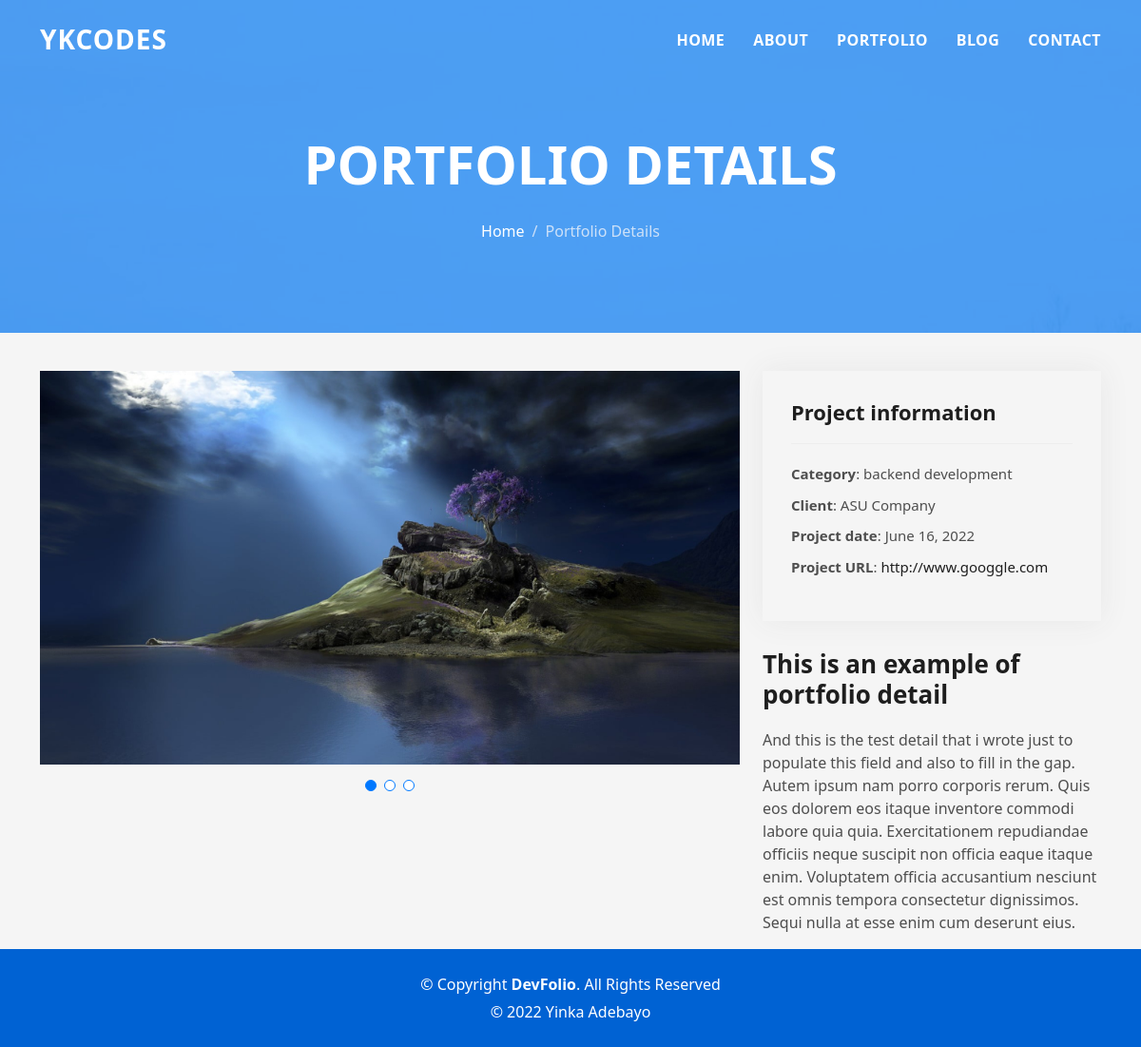
Page /portfolio/details/1/second portfolio on the committed database.
### portfolio/models.py (models this page shows, shortened)
class Project_info(models.Model):
    title = models.CharField(max_length=100)
    category = models.ForeignKey(Category, on_delete= models.CASCADE, related_name= 'projects')
    client = models.CharField(max_length= 50)
    project_url = models.URLField()
    project_date = models.DateField(auto_now_add= True)
    details = models.TextField()
    image1 = models.ImageField()
    image2 = models.ImageField()
    image3 = models.ImageField()

class Category(models.Model):
    name = models.CharField(max_length= 50)
    def __str__(self):
        return self.name

### portfolio/views.py (the view)
# urls.py: path('details/<id>/<title>', views.portfolio_details, name = 'portfoliodetails')
def portfolio_details(request, id, title):
    projects = get_object_or_404(Project_info, id=id, title=title)
    return render(request, 'portfolio-details.html', {'projects': projects})

### templates/portfolio-details.html (shortened to what this page needs)
{% extends 'base.html' %}
  {% block content %}
  <div class="hero hero-single route bg-image" style="background-image: url(assets/img/overlay-bg.jpg)">
    <div class="overlay-mf"></div>
    <div class="hero-content display-table">
      <div class="table-cell">
        <div class="container">
          <h2 class="hero-title mb-4">Portfolio Details</h2>
          <ol class="breadcrumb d-flex justify-content-center">
            <li class="breadcrumb-item">
              <a href="/portfolio">Home</a>
            </li>
            <li class="breadcrumb-item active">Portfolio Details</li>
          </ol>
        </div>
      </div>
    </div>
  </div>
  <main id="main">
    <section id="portfolio-details" class="portfolio-details">
      <div class="container">
        <div class="row gy-4">
          {%if projects%}
          <div class="col-lg-8">
            <div class="portfolio-details-slider swiper">
              <div class="swiper-wrapper align-items-center">
                <div class="swiper-slide">
                  <img src="{{projects.image1.url}}" alt="">
                </div>
              </div>
              <div class="swiper-pagination"></div>
            </div>
          </div>
          <div class="col-lg-4">
            <div class="portfolio-info">
              <h3>Project information</h3>
              <ul>
                <li><strong>Category</strong>: {{projects.category}}</li>
                <li><strong>Client</strong>: {{projects.client}}</li>
                <li><strong>Project date</strong>: {{projects.project_date}}</li>
                <li><strong>Project URL</strong>: <a href="{{projects.project_url}}">{{projects.project_url}}</a></li>
              </ul>
            </div>
            <div class="portfolio-description">
              <h2>This is an example of portfolio detail</h2>
              <p>
                {{projects.details}}
              </p>
            </div>
          </div>
        </div>
      </div>
      {%endif%}
    </section>
  </main>
  {% endblock %}

### static/assets/css/style.css (style rules this page uses)
body { background-color: #f5f5f5; color: #4e4e4e; }
h1, h2, h3, h4, h5, h6 { color: #1e1e1e; }
a { color: #1e1e1e; text-decoration: none; transition: all 0.5s ease-in-out; }
.bg-image { background-repeat: no-repeat; background-attachment: fixed; background-size: cover; background-position: center center; }
.overlay-mf { background-color: #0078ff; }
.overlay-mf { position: absolute; top: 0; left: 0px; padding: 0; height: 100%; width: 100%; opacity: 0.7; }
.display-table { width: 100%; height: 100%; display: table; }
.table-cell { display: table-cell; vertical-align: middle; }
.hero { height: 100vh; position: relative; color: #fff; }
.hero .hero-content { text-align: center; position: absolute; }
.hero .hero-title { color: #fff; font-weight: 600; font-size: 3rem; }
@media (min-width: 768px) { .hero .hero-title { font-size: 4.5rem; } }
.hero-single { height: 350px; }
.hero-single .hero-content { margin-top: 30px; }
.hero-single .hero-title { text-transform: uppercase; font-size: 3rem; }
@media (min-width: 768px) { .hero-single .hero-title { font-size: 3.5rem; } }
.hero-single .breadcrumb { background-color: transparent; color: #0078ff; }
.hero-single .breadcrumb .breadcrumb-item:before { color: #cde1f8; }
.hero-single .breadcrumb .breadcrumb-item.active { color: #cde1f8; }
.hero-single .breadcrumb a { color: #fff; }
.portfolio-details { padding-top: 40px; }
.portfolio-details .portfolio-details-slider img { width: 100%; }
.portfolio-details .portfolio-details-slider .swiper-pagination { margin-top: 20px; position: relative; }
.portfolio-details .portfolio-info { padding: 30px; box-shadow: 0px 0 30px rgba(78, 78, 78, 0.08); }
.portfolio-details .portfolio-info h3 { font-size: 22px; font-weight: 700; margin-bottom: 20px; padding-bottom: 20px; border-bottom: 1px solid #eee; }
.portfolio-details .portfolio-info ul { list-style: none; padding: 0; font-size: 15px; }
.portfolio-details .portfolio-info ul li + li { margin-top: 10px; }
.portfolio-details .portfolio-description { padding-top: 30px; }
.portfolio-details .portfolio-description h2 { font-size: 26px; font-weight: 700; margin-bottom: 20px; }
.portfolio-details .portfolio-description p { padding: 0; }
.swiper-pagination { margin-top: 20px; position: relative; }

### rows in the picture
Project_info: image1 (picture), category "backend development", client "ASU Company", project_date "June 16, 2022", project_url "http://www.googgle.com", details "And this is the test detail that i wrote just to populate this field and also to fill in the gap. Autem ipsum nam porro corporis rerum. Quis eos dolorem eos itaque inventore commodi labore quia quia. Exercitationem repudiandae officiis neque suscipit non officia eaque itaque enim. Voluptatem officia accusantium nesciunt est omnis tempora consectetur dignissimos. Sequi nulla at esse enim cum deserunt eius."
